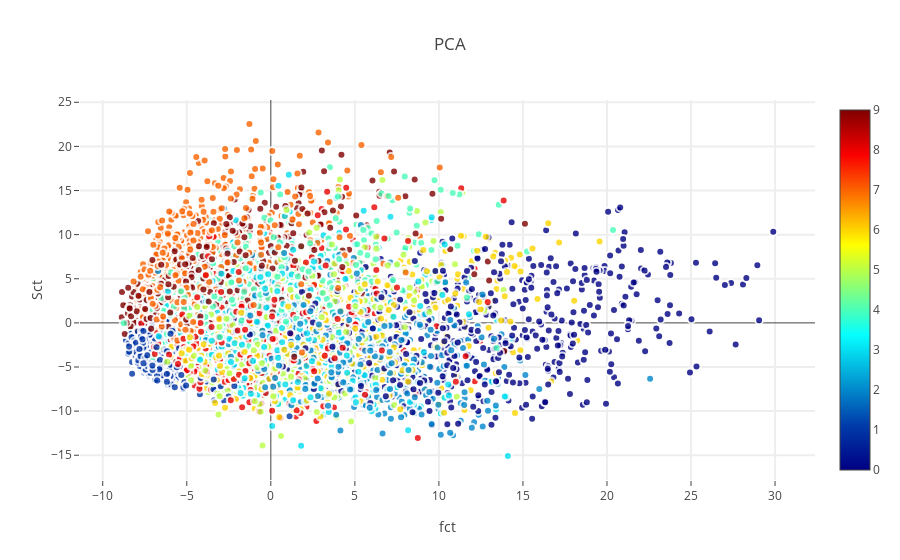

Source (notebook cell):
### Code cell
fig = dict(data=data, layout=lyot)
py.iplot(fig, filename='styled-scatter')

### Figure 1 — Plotly figure (JSON) as saved in the notebook; plotly's stock layout.template omitted (floating-point values rounded to 4 significant figures; data arrays with more than 128 entries replaced by an {"elided": "..."} marker saying what was removed)
{"data": [{"marker": {"color": {"elided": "42000 int values"}, "colorscale": "Jet", "line": {"color": "rgb(255,255,255)", "width": 2}, "opacity": 0.8, "showscale": true, "size": 8}, "mode": "markers", "showlegend": false, "text": {"elided": "42000 float values"}, "type": "scatter", "uid": "8ca04d50-63d5-4c16-bb65-1f994daadba9", "x": {"elided": "6000 float values"}, "y": {"elided": "6000 float values"}}], "layout": {"hovermode": "closest", "showlegend": false, "title": {"text": "PCA"}, "xaxis": {"gridwidth": 2, "ticklen": 5, "title": {"text": "fct"}}, "yaxis": {"gridwidth": 2, "ticklen": 5, "title": {"text": "Sct"}}}}
